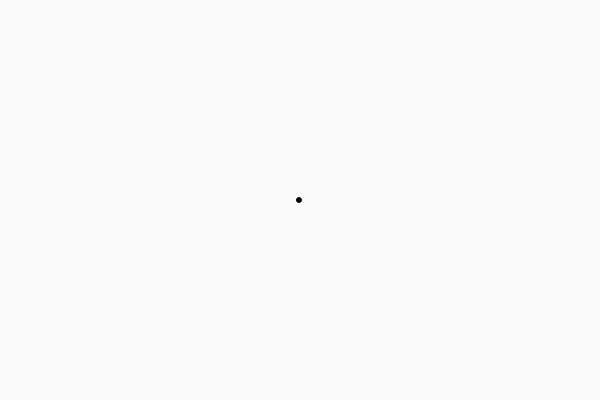
Frame 1 (no input)
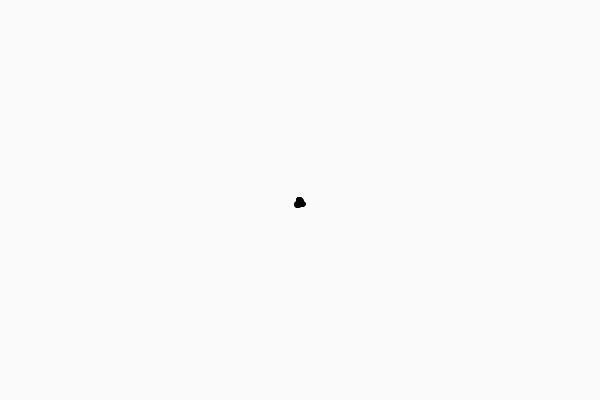
Frame 60 (no input)
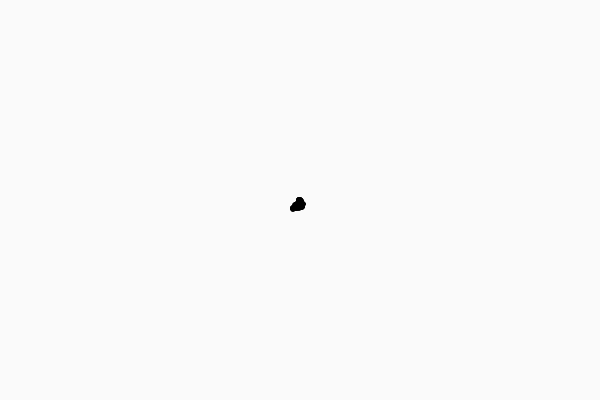
Frame 120 (the mouse pressed at the canvas centre since frame 60)

The p5.js sketch that drew these frames (run headless with seeded random() and noise() and a simulated clock; from frame 60 on, the mouse is pressed at the canvas centre):

// p5.js sketch
// ── sketch.js
// Creiamo variabili X e Y per la posizione del Walker
var x
var y

// Creiamo una variabile per contenere un numero casuale indicativo della direzione di movimento
var dir

function setup() {
  createCanvas(600, 400)
  background(250)

  // Iniziamo al centro dello Schermo
  x = width / 2
  y = height / 2

  // Inizialmente uguale a zero
  dir = 0
}

function draw() {

  // Estraiamo un numero casuale per la direzione
  dir = floor(random(4))

  // Movimento del Walker
  if (dir == 0) {
    x++
  } else if (dir == 1) {
    y++
  } else if (dir == 2) {
    x--
  } else if (dir == 3) {
    y--
  }

  // Disegnamo un'ellisse bianca alla posizione (x y)
  fill(0)
  ellipse(x, y, 5, 5)
}
